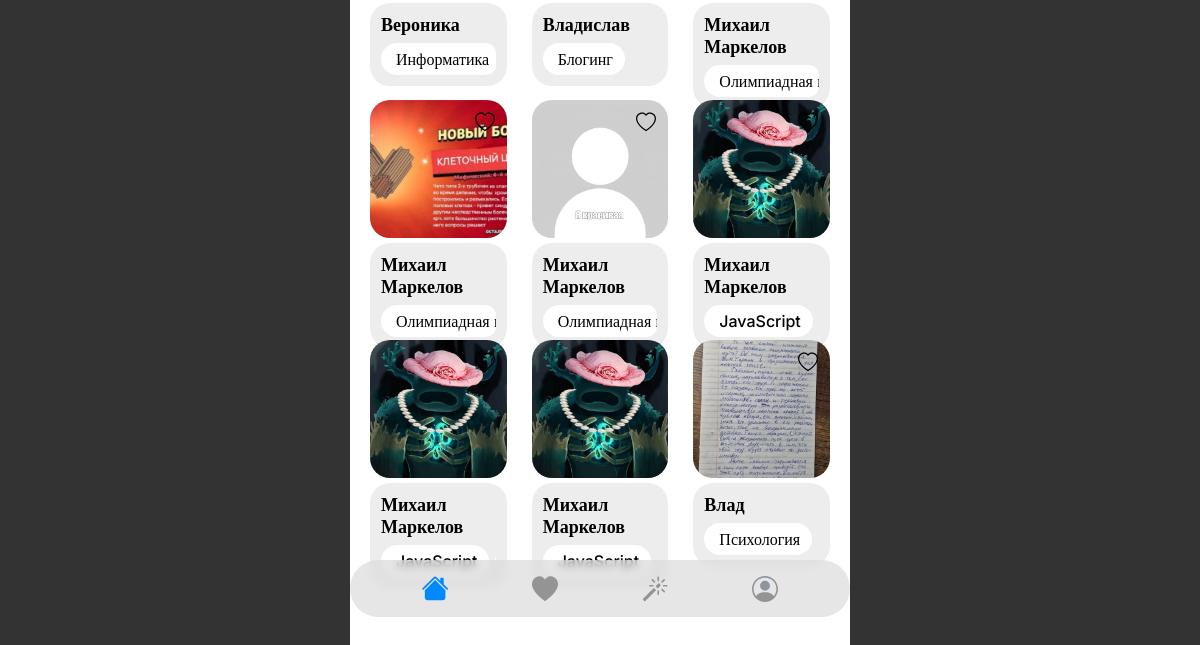
Before: / (lower part) with the older database file.
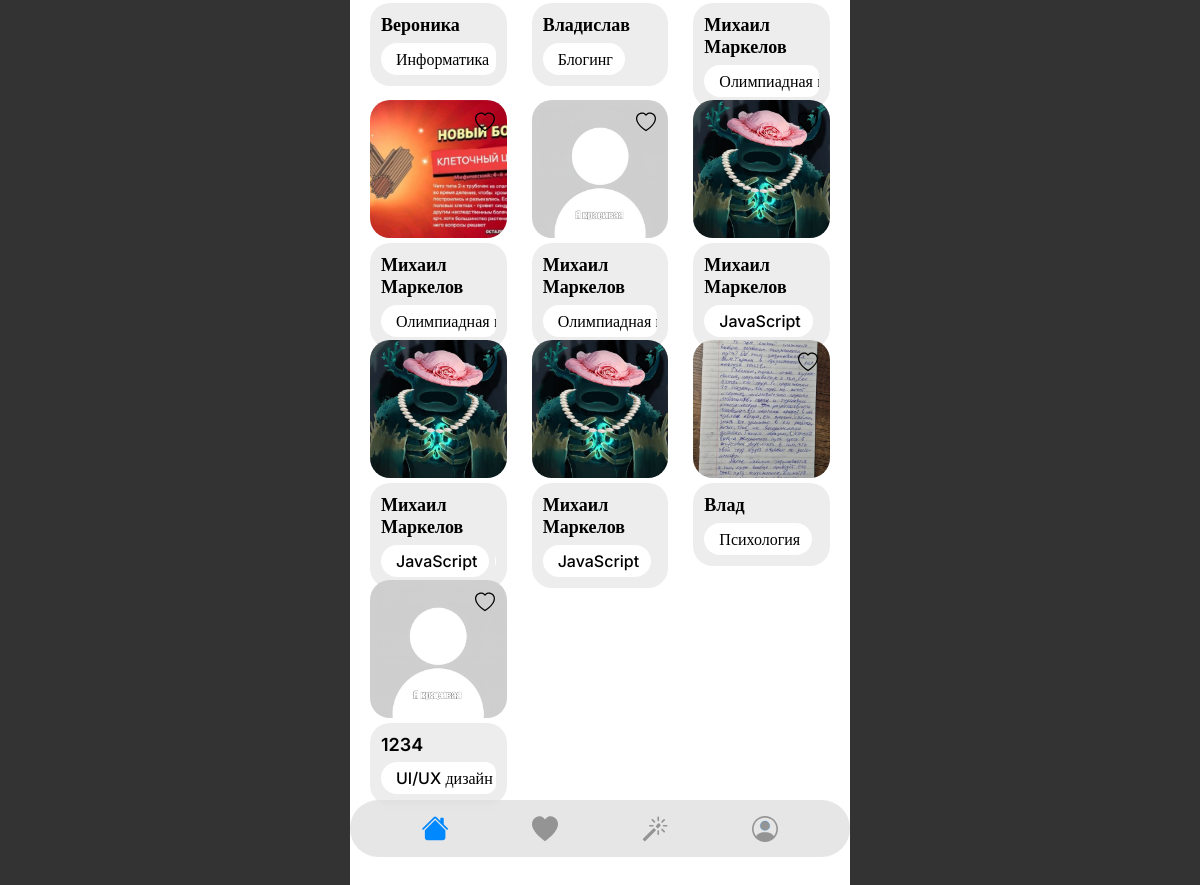
After: the same page with the newer database file.
### accounts/models.py (models this page shows, shortened)
class Profile(models.Model):
    user = models.OneToOneField(User, on_delete=models.CASCADE, related_name='profile')
    description = models.TextField(
        max_length=700,
        blank=True,
        default='Описание ещё не добавлено'
    )
    name = models.CharField(
        max_length=100
    )
    photo = models.ImageField(
        upload_to="avatars/",
        blank=True,
        null=True,
        validators=[
            FileExtensionValidator(
                allowed_extensions=["jpg", "jpeg", "png", "webp"]
            )
        ]
    )
    telegram = models.CharField(
        max_length=100,
        blank=False
    )
    skills = models.ManyToManyField(
        Skill,
        related_name='profiles',
        blank=True
    )
    slug = models.SlugField(
        max_length=120,
        unique=True,
        blank=True
    )

class Skill(models.Model):
    name = models.CharField(
        max_length=100,
        unique=True,
        verbose_name='Навык',
    )

### core/urls.py (the view)
# urls.py: path('', home, name='home'),
def home(request):
    query = request.GET.get('q')
    profiles = Profile.objects.prefetch_related('skills')
    if query:
        profiles = profiles.filter(
            skills__name__icontains=query
        ).distinct()
    liked_profile_ids = set()
    if request.user.is_authenticated:
        liked_profile_ids = set(
            Profile.objects.filter(
                received_likes__from_user=request.user
            ).values_list('id', flat=True)
        )
    print("USER:", request.user)
    print("LIKED IDS:", liked_profile_ids)
    return render(request, 'index.html', {
        'profiles': profiles,
        'liked_profile_ids': liked_profile_ids,
    })

### templates/index.html (shortened to what this page needs)
{% extends 'base.html' %}
{% load static %}
{% block content %}
<div class="cards-grid">
{% for profile in profiles %}
<div class="user-card">
    <a href="{% url 'profile_detail' profile.slug %}" class="user-card-link">
        <div class="user-card__avatar" >
            {% if profile.photo %}
                <img src="{{ profile.photo.url }}">
            {% else %}
                <img src="{% static 'assets/images/123.jpg' %}">
            {% endif %}
        </div>
        <div class="user-card-content-container">
            <h2 class="user-card__name">{{ profile.name }}</h2>
            <div class="user-card__skills">
                <div class="skills-marquee">
                    <div class="skills-track {% if profile.skills.count > 1 %}is-animated{% endif %}">
                        {% for skill in profile.skills.all %}
                            <span class="skill-chip">{{ skill.name }}</span>
                        {% endfor %}
                    </div>
                </div>
            </div>
        </div>
    </a>
    <form class="like-form" data-profile-id="{{ profile.id }}">
        <button type="s" class="like-btn">
            <img
                src="{% if profile.id in liked_profile_ids %}
                    {% static 'assets/icons/HeartOn.svg' %}
                {% else %}
                    {% static 'assets/icons/HeartOff.svg' %}
                {% endif %}"
                class="like-icon"
            >
        </button>
    </form>
</div>
{% endfor %}
{% endblock %}

Changed rows visible on the page:
added Profile: name "1234"
now on this page (row unchanged): Skill: name "UI/UX дизайн", shown under "1234"
